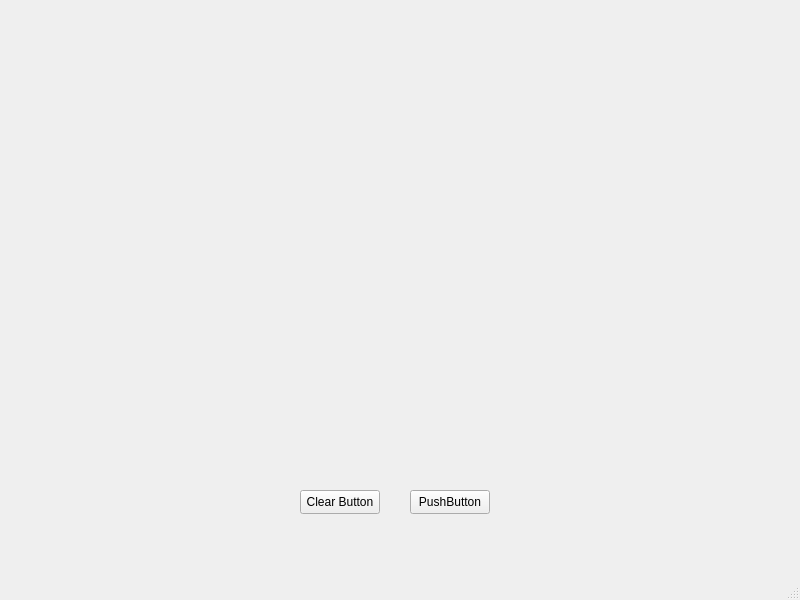
<?xml version="1.0" encoding="UTF-8"?>
<ui version="4.0">
 <class>DrawingWindow</class>
 <widget class="QMainWindow" name="DrawingWindow">
  <property name="geometry">
   <rect>
    <x>0</x>
    <y>0</y>
    <width>800</width>
    <height>600</height>
   </rect>
  </property>
  <property name="windowTitle">
   <string>DrawingWindow</string>
  </property>
  <widget class="QWidget" name="centralwidget">
   <widget class="QPushButton" name="pushButton">
    <property name="geometry">
     <rect>
      <x>300</x>
      <y>490</y>
      <width>80</width>
      <height>24</height>
     </rect>
    </property>
    <property name="text">
     <string>Clear Button</string>
    </property>
   </widget>
   <widget class="QPushButton" name="pushButtonClear">
    <property name="geometry">
     <rect>
      <x>410</x>
      <y>490</y>
      <width>80</width>
      <height>24</height>
     </rect>
    </property>
    <property name="text">
     <string>PushButton</string>
    </property>
   </widget>
  </widget>
  <widget class="QMenuBar" name="menubar">
   <property name="geometry">
    <rect>
     <x>0</x>
     <y>0</y>
     <width>800</width>
     <height>21</height>
    </rect>
   </property>
  </widget>
  <widget class="QStatusBar" name="statusbar"/>
 </widget>
 <resources/>
 <connections/>
</ui>
